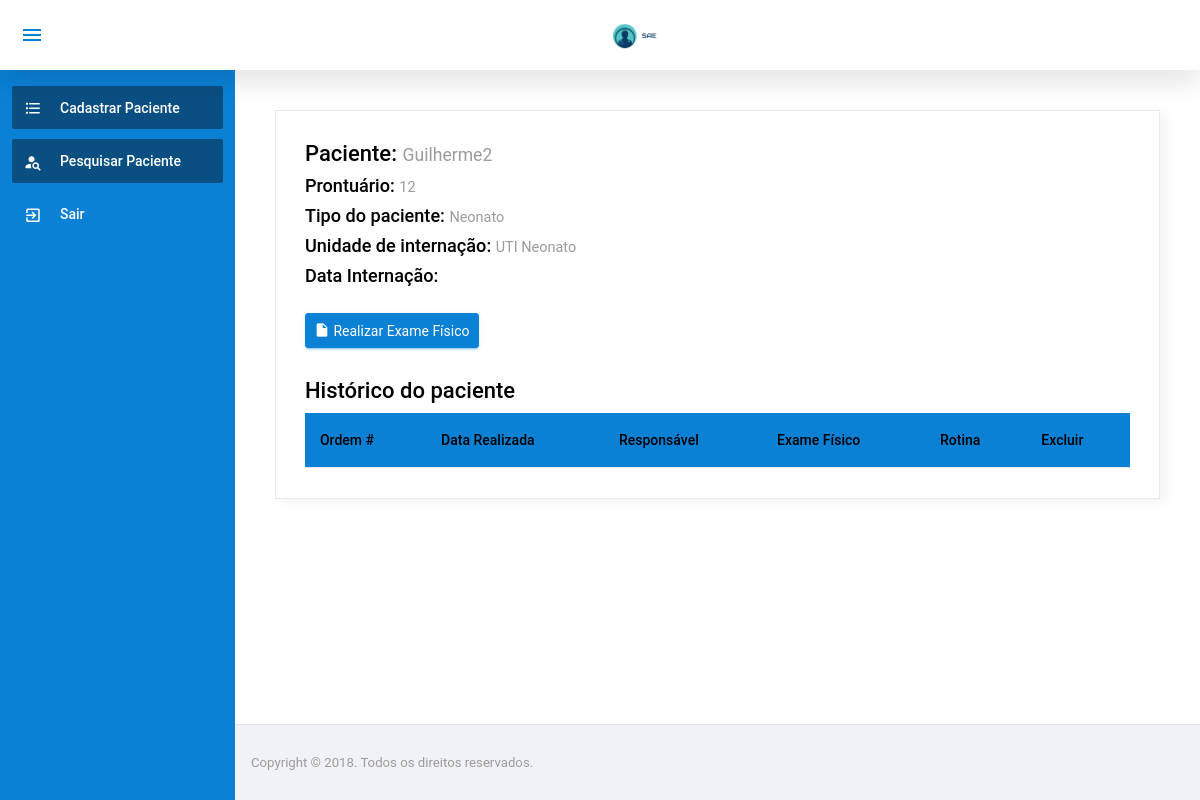
/paciente/Paciente.php?idPaciente=36 (signed in), run on an earlier commit of the app's database.
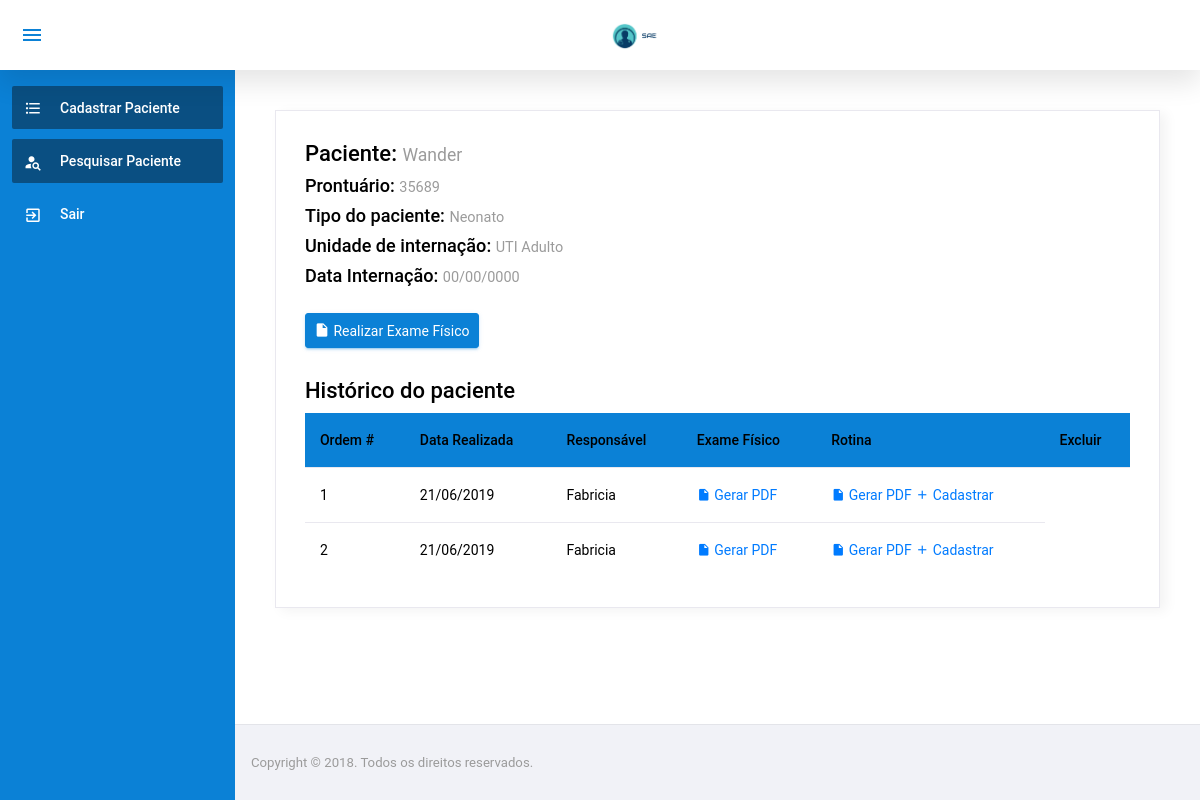
And on a later commit of the database.
### tables this page shows
CREATE TABLE `paciente` (
  `IdPaciente` int(11) NOT NULL,
  `Nome` varchar(100) NOT NULL,
  `IdUnidadeInternacao` tinyint(4) NOT NULL,
  `IdTipoPaciente` tinyint(4) NOT NULL,
  `CodigoPaciente` int(11) NOT NULL,
  `Leito` varchar(150) NOT NULL,
  `DataInternacao` date NOT NULL
);

CREATE TABLE `tipopaciente` (
  `IdTipoPaciente` tinyint(4) NOT NULL,
  `Descricao` varchar(50) NOT NULL
);

CREATE TABLE `unidadeinternacao` (
  `IdUnidadeInternacao` tinyint(4) NOT NULL,
  `NomeUnidade` varchar(100) NOT NULL
);

CREATE TABLE `questionario` (
  `IdQuestionario` int(11) NOT NULL,
  `IdFormulario` int(11) NOT NULL,
  `IdPaciente` int(11) NOT NULL,
  `DataRealizado` date NOT NULL,
  `IdFuncionario` int(11) NOT NULL,
  `Inativo` tinyint(1) NOT NULL
);

CREATE TABLE `funcionario` (
  `IdFuncionario` int(11) NOT NULL,
  `nome` varchar(300) NOT NULL,
  `login` varchar(300) NOT NULL,
  `senha` varchar(300) NOT NULL,
  `IdTipoFuncionario` tinyint(4) NOT NULL
);

### config/BD.php (called while the page is built, shortened)
<?php
	class BancoDados{
		public static function obterConexao(){
			if(isset($conexao) == false){
				$conexao = new PDO("mysql:dbname=u989534060_sae;host=localhost","root","",array(PDO::MYSQL_ATTR_INIT_COMMAND => "SET NAMES utf8"));
				$conexao->setAttribute(PDO::ATTR_ERRMODE, PDO::ERRMODE_EXCEPTION);
			}
			return $conexao;
		}
	}
?>

### model/PacienteModel.php (called while the page is built, shortened)
<?php
	require_once $_SERVER["DOCUMENT_ROOT"] . "/sae/config/BD.php";
	class PacienteModel{
		private $bd;
		 function __construct(){
		 	$this->bd = BancoDados::obterConexao();
		 }
         public function listarInfosPaciente($idPaciente){
            $listarInfosPaciente = $this->bd->prepare("SELECT pac.IdPaciente, pac.Nome, pac.CodigoPaciente, tpPac.IdTipoPaciente, tpPac.Descricao, ui.NomeUnidade, ui.IdUnidadeinternacao, DATE_FORMAT(DataInternacao, '%d/%m/%Y') AS dataFormatada
                                                       FROM paciente as pac INNER JOIN tipopaciente as tpPac on tpPac.IdTipoPaciente = pac.IdTipoPaciente
                                                                            INNER JOIN unidadeinternacao as ui on ui.IdUnidadeInternacao = pac.IdUnidadeInternacao
                                                                            WHERE pac.IdPaciente = :idPaciente");
            $listarInfosPaciente->bindParam(":idPaciente", $idPaciente, PDO::PARAM_INT);
            $listarInfosPaciente->execute();
            $res = $listarInfosPaciente->fetchAll(PDO::FETCH_ASSOC);
            return $res;
         }
	}
?>

### model/QuestionarioModel.php (called while the page is built, shortened)
<?php
	require_once $_SERVER["DOCUMENT_ROOT"] . "/sae/config/BD.php";
	class QuestionarioModel{
		private $bd;
		 function __construct(){
		 	$this->bd = BancoDados::obterConexao();
		 }
        public function listarQuestFormFunc($idPaciente){
            $listarQuestFormFunc = $this->bd->query("SELECT questionario.inativo, questionario.IdQuestionario, max(questionariodiagpresc.IdQuestionarioDiagPresc) AS IdQuestionarioDiagPresc, form.IdFormulario, questionario.IdPaciente, DATE_FORMAT(questionario.DataRealizado, '%d/%m/%Y') AS dataFormatada, Descricao, func.Nome
                                                    FROM questionario
                                                    INNER JOIN formulario as form on form.IdFormulario = questionario.IdFormulario
                                                    INNER JOIN funcionario as func on func.IdFuncionario = questionario.IdFuncionario
                                                    LEFT JOIN questionariodiagpresc on questionariodiagpresc.IdQuestionario = questionario.IdQuestionario
                                                    WHERE questionario.IdPaciente = $idPaciente AND questionario.inativo = 0 GROUP BY questionario.IdQuestionario ORDER BY dataFormatada DESC");
            $res = $listarQuestFormFunc->fetchAll(PDO::FETCH_ASSOC);
            return $res;
        }
	}
?>

### paciente/Paciente.php (the view, shortened to what the changed rows need)
<!DOCTYPE html>
<html lang="pt-br">
<?php
    require_once $_SERVER["DOCUMENT_ROOT"]	. "/sae/model/PacienteModel.php";
    require_once $_SERVER["DOCUMENT_ROOT"]	. "/sae/model/QuestionarioModel.php";
    include $_SERVER["DOCUMENT_ROOT"] . "/sae/template/header.php";
    if (isset($_GET["idPaciente"])) {
        $idPaciente = $_GET["idPaciente"];
    }else{
        echo "<script>location.href='../paciente/PesquisarPaciente.php';</script>";
    }
    $pacienteModel = new PacienteModel();
    $resPaciente = $pacienteModel->listarInfosPaciente($idPaciente);
    $questionarioModel = new QuestionarioModel();
    $resQuestionario = $questionarioModel->listarQuestFormFunc($idPaciente);
?>
<body
?>>
  <div class="container-scroller">
    <?php require '../template/menuENF.php'; ?>
      <div class="main-panel">
        <div class="content-wrapper">
        <?php foreach($resPaciente as $paciente){?>
          <div class="card">
            <div class="card-body">
              <h4>Paciente: <small class="text-muted"><?php echo $paciente['Nome'];?></small> </h4>
              <h5>Prontuário: <small class="text-muted"><?php echo $paciente['CodigoPaciente'];?></small> </h5>
              <h5>Tipo do paciente: <small class="text-muted"><?php echo $paciente['Descricao'];?></small> </h5>
              <h5>Unidade de internação: <small class="text-muted"><?php echo $paciente['NomeUnidade'];?></small> </h5>
              <h5>Data Internação: <small class="text-muted"><?php echo $paciente['dataFormatada'];?></small> </h5>
              <br>
              <a class="mBottom10 buttonPesqPaciente btn btn-primary" href="../exameFisico/ExameFisico.php?idPaciente=<?php echo $paciente['IdPaciente'];?>&tipoPaciente=<?php echo $paciente['IdTipoPaciente'];?>"><i class="mdi mdi-file menu-icon"></i> Realizar Exame Físico</a>
              <h4 style="margin-top: 20px;">Histórico do paciente</h4>
              <div class="row">
                <div class="col-12">
                  <div class="table-responsive">
                    <table id="order-listing" class="table">
                      <thead>
                        <tr>
                            <th>Ordem #</th>
                            <th>Data Realizada</th>
                            <th>Responsável</th>
                            <th>Exame Físico</th>
                            <th>Rotina</th>
                            <th>Excluir</th>
                        </tr>
                      </thead>
                      <tbody>
                    <?php
                    $ordem = 0;
                    foreach($resQuestionario as $questionario){
                      if(($questionario["IdFormulario"] == 10) || ($questionario["IdFormulario"] == 11) || ($questionario["IdFormulario"] == 12)){
                      $ordem++;
                                        ?>
                        <tr>
                            <td><?php echo $ordem;?></td>
                            <td><?php echo $questionario['dataFormatada'];?></td>
                            <td><?php echo $questionario['Nome'];?></td>
                            <td><a href="RelatorioExameFisico.php?idPaciente=<?php echo $paciente['IdPaciente']; ?>&idQuestionario=<?php echo $questionario['IdQuestionario'];?>"><i class="mdi mdi-file menu-icon"></i> Gerar PDF</a></td>
                            <?php if($questionario['IdQuestionarioDiagPresc'] != NULL){?>
                            <td>
                            <a href="RelatorioRotina.php?idPaciente=<?php echo $paciente['IdPaciente']; ?>&idQuestionarioDiagPresc=<?php echo $questionario['IdQuestionarioDiagPresc'];?>"><i class="mdi mdi-file menu-icon"></i> Gerar PDF</a>
                            <a href="../rotina/RotinaDiagnostico.php?idPaciente=<?php echo $paciente['IdPaciente'] ?>&idQuestionario=<?php echo $questionario['IdQuestionario'];?>"><i class="mdi mdi-plus menu-icon"></i> Cadastrar</a>
                            </td>
                            <?php } ?>
                        </tr>
                    <?php }
                    } ?>
                      </tbody>
                    </table>
                  </div>
                </div>
              </div>
            </div>
          </div>
        <?php }?>
        </div>
      </div>
    </div>
  </div>
</body>
</html>

What changed in the data, as far as the page shows it:
changed paciente "Neonato": gains questionario (dataFormatada "21/06/2019", IdFuncionario.nome "Fabricia"); Nome "Guilherme2" → "Wander"; CodigoPaciente "12" → "35689"; IdUnidadeInternacao.NomeUnidade "UTI Neonato" → "UTI Adulto"; dataFormatada (not shown) → "00/00/0000"
